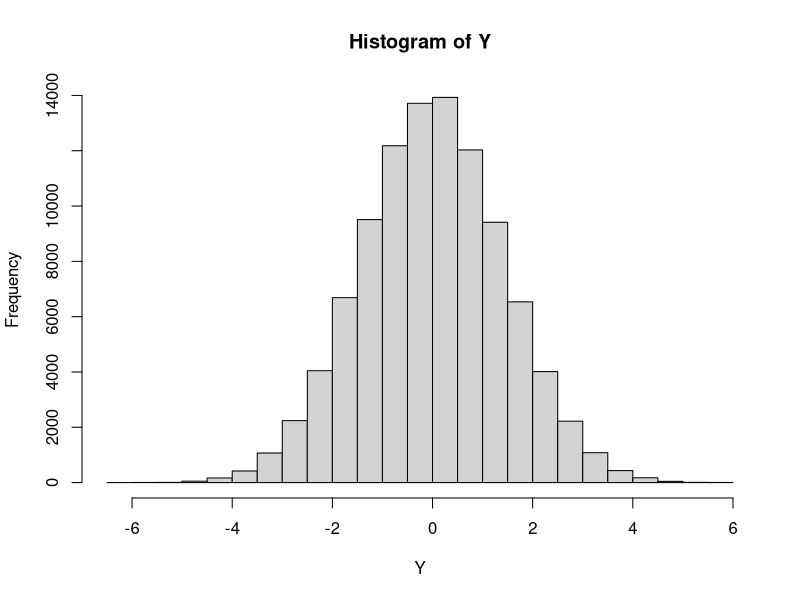
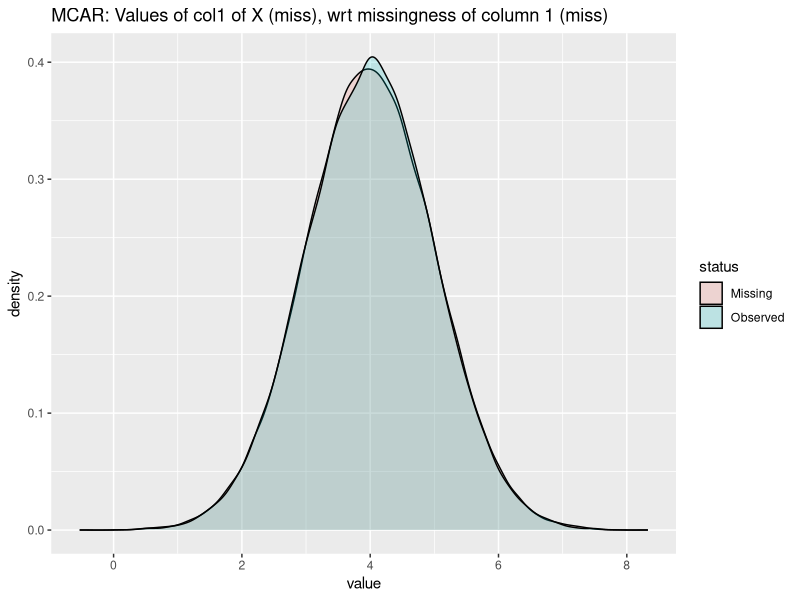
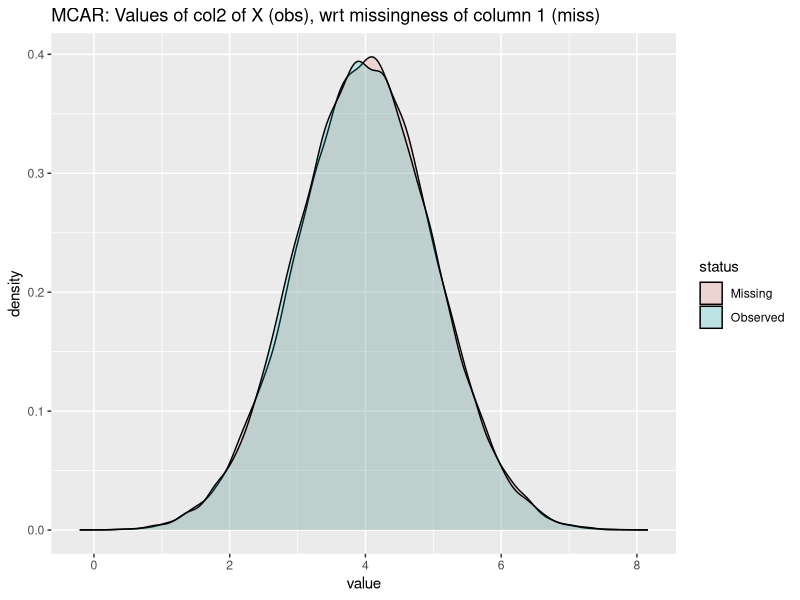
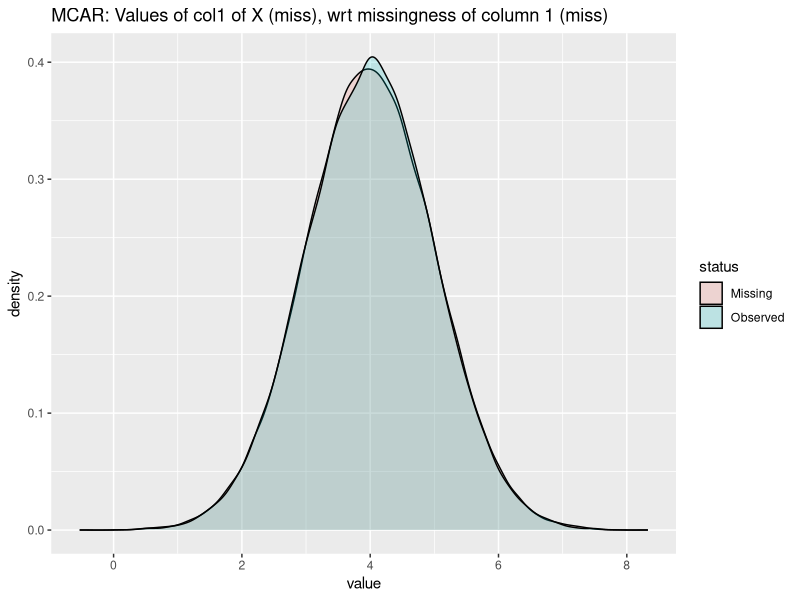
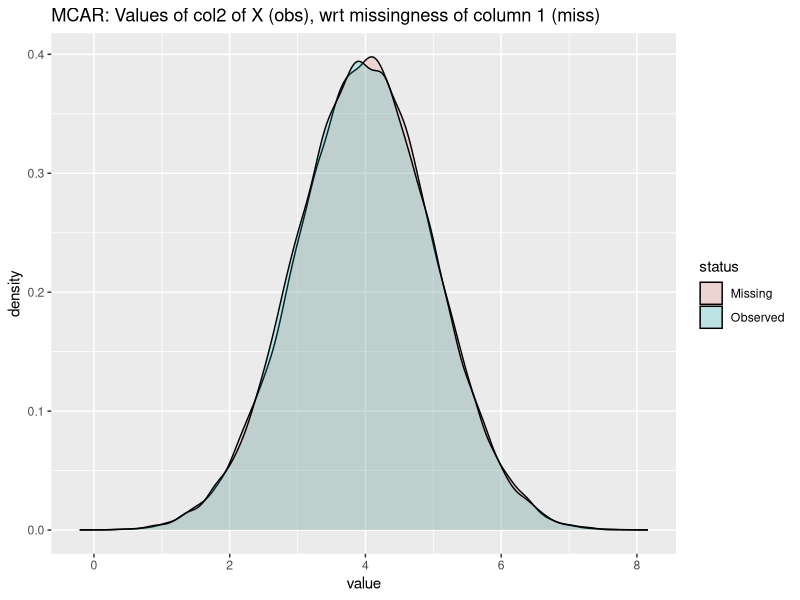

Write the R code that produced these figures, in order. (Note: this script raises an error after producing the figures.)

N=100000; P=2; pi=0.5; sim_index=1; seed=9; mechanism="MNAR"; miss_cols=1; ref_cols=2

save_toy_data = function(case=c("x","y","xy"), family="Gaussian", data_types = rep("real", P),
                         N=100000, P=2, pi=0.5, sim_index=1, seed=9, mechanism="MNAR", miss_cols = 1, ref_cols = 2){
  save.dir = sprintf("toy%s_data/%s",case,mechanism)
  ifelse(dir.exists(save.dir),F,dir.create(save.dir,recursive=T))
  
  C=3   # 3 classes as default for all categorical X (data_types=="cat"), and for Y if family=="Multinomial"
  
  # Simulate X
  X = matrix(nrow=N, ncol=P)
  set.seed(seed)
  for(p in 1:P){
    if(data_types[p]=="real"){
      X[, p] = rnorm(N,mean=4,sd=1)
    } else if(data_types[p]=="cat"){
      #### commented out for now; just deal with Gaussian covariates for now...
      # X[, p] = apply(rmultinom(N, 1, rep(1/C,C)), 2, which.max)
      ### for categorical data, we have to create dummy variables for categories.... (in simulating Y)
    } else if(data_types[p]=="count"){
      X[, p] = rpois(N, lambda=8)
    }
  }
  
  
  # family="Gaussian" --> Gaussian data for Y
  if(family=="Gaussian"){
    # Simulate y from X --> y = Xb + e
    beta0s = 0
    betas = c(-1,1)   # effect sizes -1 and 1 test case. Must be of length P
    # e = rnorm(N,0,1)
    # Y = beta0s + X %*% betas + e
    Y = beta0s + X %*% betas
  } else if(family=="Multinomial"){
    # beta0s = rnorm(C, 0, 1)
    # betas = cbind(rnorm(C, -1, 1), rnorm(C, 1, 1))   # C x P matrix: each covariates' effects on each class
    beta0s = 0
    betas = cbind(-c(1:C),c(1:C))
    prs = exp(matrix(beta0s,nrow=N,ncol=C,byrow=T) + X %*% t(betas))
    prs = prs/rowSums(prs)
    Y = apply(prs, 1, sample, x=c(1:C), size=1, replace=F)
  } else if(family=="Poisson"){
    beta0s = 0
    betas = c(-1,1)   # effect sizes -1 and 1 test case. Must be of length P
    Y = round(exp(beta0s + X %*% betas),0)   # log(Y) = eta. Round Y to integer (to simulate count)
  }
  hist(Y)
  #y2 = rnorm(N*P, X%*%betas, 1)  # distrib of y and y2 should be equivalent
  #hist(y2)
  
  # covariate matrix
  mX = matrix(rnorm(1000), 200, 5)
  # coefficients for each choice
  vCoef1 = rep(0, 5)
  vCoef2 = rnorm(5)
  vCoef3 = rnorm(5)
  # vector of probabilities
  vProb = cbind(exp(mX%*%vCoef1), exp(mX%*%vCoef2), exp(mX%*%vCoef3))
  # multinomial draws
  mChoices = t(apply(vProb, 1, rmultinom, n = 1, size = 1))
  dfM = cbind.data.frame(y = apply(mChoices, 1, function(x) which(x==1)), mX)
  
  # Simulate R from x and/or y
  phis = c(-2,2)
  
  simulate_missing = function(data,miss_cols,ref_cols,pi,
                              phis,phi_z,classes,
                              scheme,mechanism,sim_index=1,fmodel="S", Z=NULL){
    #sim_index=1 unless otherwise specified
    n=nrow(data)
    # function s.t. expected proportion of nonmissing (Missing=1) is p. let p=1-p_miss
    find_int = function(p,beta) {
      # Define a path through parameter space
      f = function(t){
        sapply(t, function(y) mean(1 / (1 + exp(-y -x %*% phi))))
      }
      alpha <- uniroot(function(t) f(t) - p, c(-1e6, 1e6), tol = .Machine$double.eps^0.5)$root
      return(alpha)
    }
    inv_logit = function(x){
      return(1/(1+exp(-x)))
    }
    logit = function(x){
      if(x<=0 | x>=1){stop('x must be in (0,1)')}
      return(log(x/(1-x)))
    }
    
    Missing = matrix(1,nrow=nrow(data),ncol=ncol(data))
    prob_Missing = matrix(1,nrow=nrow(data),ncol=ncol(data))
    params=list()
    for(j in 1:length(miss_cols)){
      # specifying missingness model covariates
      if(mechanism=="MCAR"){
        x <- matrix(rep(0,n),ncol=1) # for MCAR: no covariate (same as having 0 for all samples)
        phi=0                       # for MCAR: no effect of covariates on missingness (x is 0 so phi doesn't matter)
      }else if(mechanism=="MAR"){
        if(scheme=="UV"){
          x <- matrix(data[,ref_cols[j]],ncol=1)             # missingness dep on just the corresponding ref column (randomly paired)
          phi=phis[ref_cols[j]]
        }else if(scheme=="MV"){
          # check if missing column in ref. col: this would be MNAR (stop computation)
          if(any(ref_cols %in% miss_cols)){stop(sprintf("missing cols in reference. is this intended? this is MNAR not MAR."))}
          x <- matrix(data[,ref_cols],ncol=length(ref_cols)) # missingness dep on all ref columns
          phi=phis[ref_cols]
        }
      }else if(mechanism=="MNAR"){
        if(fmodel=="S"){
          # Selection Model
          if(scheme=="UV"){
            # MISSINGNESS OF EACH MISS COL IS ITS OWN PREDICTOR
            x <- matrix(data[,miss_cols[j]],ncol=1) # just the corresponding ref column
            phi=phis[miss_cols[j]]
          }else if(scheme=="MV"){
            # check if missing column not in ref col. this might be MAR if missingness not dep on any other missing data
            if(all(!(ref_cols %in% miss_cols))){warning(sprintf("no missing cols in reference. is this intended? this might be MAR not MNAR"))}
            x <- matrix(data[,ref_cols],ncol=length(ref_cols)) # all ref columns
            phi=phis[ref_cols]         # in MNAR --> ref_cols can overlap with miss_cols (dependent on missingness)
            
            # address when miss_cols/ref_cols/phis are not null (i.e. want to induce missingness on col 2 & 5 based on cols 1, 3, & 4)
          }
        } else if(fmodel=="PM"){
          x <- Z
          phi = phi_z # phis should be length Z
        }
      }
      alph <- sapply(pi, function(y) find_int(y,phi))
      mod = alph + x%*%phi
      
      # Pr(Missing_i = 1)
      probs = inv_logit(mod)
      prob_Missing[,miss_cols[j]] = probs
      
      # set seed for each column for reproducibility, but still different across columns
      set.seed(j+(sim_index-1)*length(miss_cols))
      Missing[,miss_cols[j]] = rbinom(n,1,probs)
      
      params[[j]]=list(phi0=alph, phi=phi, miss=miss_cols[j], ref=ref_cols[j], scheme=scheme)
    }
    
    return(list(Missing=Missing,
                probs=prob_Missing,params=params))
  }
  
  # Without missingness: coefficients look good
  fit = glm(Y~X)
  print(summary(fit))
  
  # save diagnostics, simulate missingness
  save.dir2 = sprintf("%s/Diagnostics",save.dir)
  ifelse(dir.exists(save.dir2),F,dir.create(save.dir2,recursive=T))
  
  overlap_hists=function(x1,x2,x3=NULL,lab1="Truth",lab2="Imputed",lab3="...",
                         title="MNAR Missing Values, Truth vs Imputed, Missing column",
                         save.dir, file.name){
    library(ggplot2)
    x1=data.frame(value=x1); x1$status=lab1
    x2=data.frame(value=x2); x2$status=lab2
    if(!is.null(x3)){x3=data.frame(value=x3); x3$status=lab3; df=rbind(x1,x2,x3)
    }else{df = rbind(x1,x2)}
    p = ggplot(df,aes(value,fill=status)) + geom_density(alpha=0.2) + ggtitle(title)
    ggsave(filename=sprintf("%s/%s.png",save.dir,file.name),plot=p)
    print(p)
  }
  
  Rx=matrix(1,nrow=nrow(X),ncol=ncol(X)); pRx=matrix(1,nrow=nrow(X),ncol=ncol(X))
  Ry=matrix(1,nrow=nrow(Y),ncol=ncol(Y)); pRy=matrix(1,nrow=nrow(Y),ncol=ncol(Y))
  if(case %in% c("x","xy")){
    # if MAR: ref cols and miss cols paired, each ref col is covariate for each miss col
    # if MNAR: itself is covariate for each miss col
    fit_missing = simulate_missing(data = X, miss_cols = miss_cols, ref_cols = ref_cols, pi = pi,
                                   phis = phis, phi_z=NULL, classes=NULL, scheme="UV",
                                   mechanism=mechanism, sim_index=sim_index, fmodel="S", Z=NULL)
    
    Rx = fit_missing$Missing
    pRx = fit_missing$probs
    overlap_hists(x1=X[Rx[,miss_cols[1]]==0, miss_cols[1]], lab1="Missing",
                  x2=X[Rx[,miss_cols[1]]==1, miss_cols[1]], lab2="Observed",
                  title=sprintf("%s: Values of col%d of X (miss), wrt missingness of column %d (miss)",
                                mechanism, miss_cols[1], miss_cols[1]),
                  save.dir=save.dir2, file.name="X MNAR check")
    overlap_hists(x1=X[Rx[,miss_cols[1]]==0, ref_cols[1]], lab1="Missing",
                  x2=X[Rx[,miss_cols[1]]==1, ref_cols[1]], lab2="Observed",
                  title=sprintf("%s: Values of col%d of X (obs), wrt missingness of column %d (miss)",
                                mechanism, ref_cols[1], miss_cols[1]),
                  save.dir=save.dir2, file.name="X MAR check")
  }
  # sim y missing here: y missing can be dep on y and x
  if(case %in% c("y","xy")){
    XY = data.frame(cbind(X[,ref_cols[1]],Y))   # only the fully observed X feature and missingness imposed y feature input (as covariates in MAR and MNAR, respectively)

    # if MAR: first ref_cols will be used as covariate for y's missingness
    # if MNAR: y itself will be used for y's missingness
    
    fit_missing = simulate_missing(data = XY, miss_cols = 2, ref_cols = 1,
                                   pi=pi, phis=phis, phi_z=NULL, classes=NULL, scheme="UV",
                                   mechanism=mechanism, sim_index=sim_index, fmodel="S", Z=NULL)
    Ry = matrix(fit_missing$Missing[,2],ncol=1)
    pRy = matrix(fit_missing$probs[,2],ncol=1)
    
    overlap_hists(x1=Y[Ry[,1]==0, 1], lab1="Missing",
                  x2=Y[Ry[,1]==1, 1], lab2="Observed",
                  title=sprintf("%s: Values of Y, wrt missingness of Y",
                                mechanism),
                  save.dir=save.dir2, file.name="Y MNAR check")
    overlap_hists(x1=X[Ry[,1]==0, ref_cols[1]], lab1="Missing",
                  x2=X[Ry[,1]==1, ref_cols[1]], lab2="Observed",
                  title=sprintf("%s: Values of col%d of X (obs), wrt missingness of Y",
                                mechanism, ref_cols[1]),
                  save.dir=save.dir2, file.name="Y MAR check")
  }
  
  ## Tests
  if(case=="x"){
    X0 = X; X0[Rx==0]=0
    Y0 = Y
  }else if(case=="y"){
    Y0 = Y; Y0[Ry==0]=0
    X0 = X
  }else if(case=="xy"){
    X0 = X; X0[Rx==0]=0
    Y0 = Y; Y0[Ry==0]=0
  }

  fit0 = glm(Y0~X0)
  print(summary(fit0))
  
  
  ## overlap hists with y?
  
  ## Save
  ratios=c(train = .6, test = .2, valid = .2)
  set.seed(333)
  g = sample(cut(
    seq(nrow(X)), 
    nrow(X)*cumsum(c(0,ratios)),
    labels = names(ratios)
  ))
  Xs = split(data.frame(X), g)        # split by $train, $test, and $valid
  Ys = split(data.frame(Y), g)        # split by $train, $test, and $valid
  Rxs = split(data.frame(Rx), g)
  pRxs = split(data.frame(pRx),g)
  Rys = split(data.frame(Ry), g)
  pRys = split(data.frame(pRy),g)
  
  write.csv(Xs$train,file=sprintf("%s/trainX.csv",save.dir),row.names = F)
  write.csv(Ys$train,file=sprintf("%s/trainY.csv",save.dir),row.names = F)
  write.csv(Rxs$train,file=sprintf("%s/trainRx.csv",save.dir),row.names = F)
  write.csv(pRxs$train,file=sprintf("%s/trainpRx.csv",save.dir),row.names = F)
  write.csv(Rys$train,file=sprintf("%s/trainRy.csv",save.dir),row.names = F)
  write.csv(pRys$train,file=sprintf("%s/trainpRy.csv",save.dir),row.names = F)
  
  write.csv(Xs$valid,file=sprintf("%s/validX.csv",save.dir),row.names = F)
  write.csv(Ys$valid,file=sprintf("%s/validY.csv",save.dir),row.names = F)
  write.csv(Rxs$valid,file=sprintf("%s/validRx.csv",save.dir),row.names = F)
  write.csv(pRxs$valid,file=sprintf("%s/validpRx.csv",save.dir),row.names = F)
  write.csv(Rys$valid,file=sprintf("%s/validRy.csv",save.dir),row.names = F)
  write.csv(pRys$valid,file=sprintf("%s/validpRy.csv",save.dir),row.names = F)
  
  write.csv(Xs$test,file=sprintf("%s/testX.csv",save.dir),row.names = F)
  write.csv(Ys$test,file=sprintf("%s/testY.csv",save.dir),row.names = F)
  write.csv(Rxs$test,file=sprintf("%s/testRx.csv",save.dir),row.names = F)
  write.csv(pRxs$test,file=sprintf("%s/testpRx.csv",save.dir),row.names = F)
  write.csv(Rys$test,file=sprintf("%s/testRy.csv",save.dir),row.names = F)
  write.csv(pRys$test,file=sprintf("%s/testpRy.csv",save.dir),row.names = F)
  
  params = list(phis=phis,
                beta0s=beta0s,
                betas=betas,
                e=e,
                N=N,P=P,pi=pi,sim_index=sim_index,seed=seed,mechanism=mechanism)
  save(list=c("X","Y","Rx","pRx","Ry","pRy","g","params"),file=sprintf("%s/sim_params.RData",save.dir))
}

cases = c("x","y","xy")
mechanisms=c("MCAR","MAR","MNAR")

for(c in 1:length(cases)){
  for(m in 1:length(mechanisms)){
    save_toy_data(mechanism=mechanisms[m], case=cases[c])
  }
}
## High level overview of architecture:
# NN1: Input Xo and Xm=0, Output: Xo and Xm'
# NN2: Input Xo and Xm', Output: Y
# NN3: Input Xo and Xm', Output: R
## ELBO: No KL(q(Z)|p(Z)) term.
## Need to derive new ELBO? need to include y here
# \log p(x,r) = \log \int p(xo, xm, r) d(xm) = \log \int{ p(xo, xm, r) q(xm)/q(xm) } = \log E_q(xm)[p(xo,xm,r)/q(xm)]
# >= E_q(xm) \log {p(xo,xm,r)/q(xm)}
## log p(y,r|x ) = 

## Perhaps easier to split by case:
# Case 1: Missing response y (bios 773, slide 279, take out random effects Z)
# Case 2: Missing covariate x (bios 773, slide 357, take out random effects Z)
# Case 3: Missing both (maybe?) (bios 773, slide 357, take out random effects Z)
